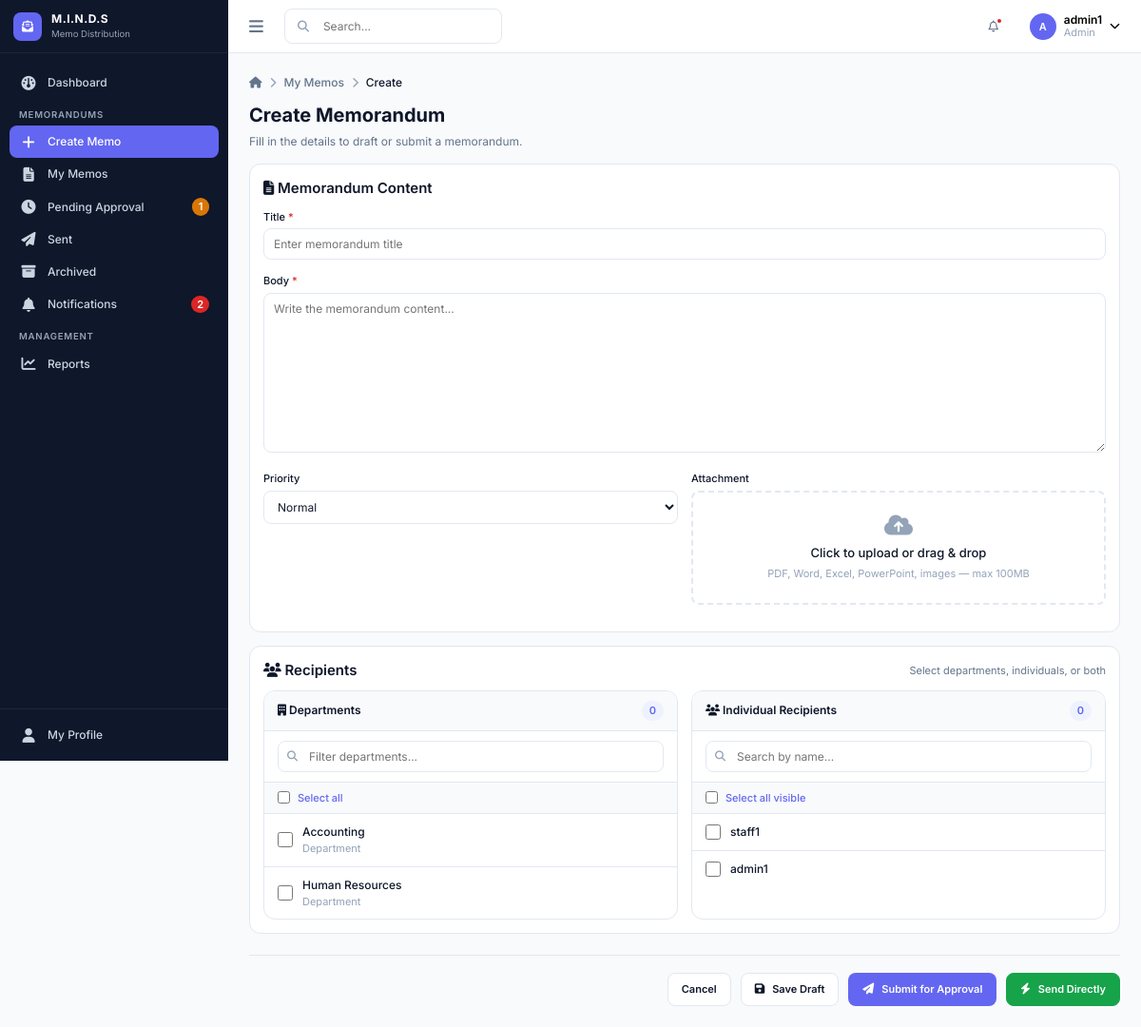
The page /memos/create/ (signed in) on the database its author committed.
### accounts/models.py (models this page shows, shortened)
class User(AbstractUser):
    class Role(models.TextChoices):
        SUPERADMIN = "superadmin", "Superadmin"
        ADMIN      = "admin",      "Admin"
        STAFF      = "staff",      "Staff"
    role = models.CharField(max_length=20, choices=Role.choices, default=Role.STAFF)
    department = models.ForeignKey(
        "departments.Department",
        on_delete=models.SET_NULL,
        null=True, blank=True,
        related_name="members",
    )
    @property
    def is_superadmin(self):
        return self.role == self.Role.SUPERADMIN
    @property
    def is_admin(self):
        return self.role == self.Role.ADMIN
    def can_send_directly(self):
        return self.role in (self.Role.SUPERADMIN, self.Role.ADMIN)
    def can_manage_departments(self):
        return self.role == self.Role.SUPERADMIN
    def __str__(self):
        return self.get_full_name() or self.username

### departments/models.py (models this page shows, shortened)
class Department(models.Model):
    name = models.CharField(max_length=150, unique=True)
    code = models.CharField(max_length=20, unique=True)
    description = models.TextField(blank=True)
    created_at = models.DateTimeField(auto_now_add=True)
    class Meta:
        ordering = ["name"]
    def __str__(self):
        return self.name

### memos/views.py (the view, shortened to what this page needs)
# urls.py: path("create/",           views.MemoCreateView.as_view(),         name="create"),
class MemoCreateView(LoginRequiredMixin, View):
    template_name = "memos/memo_form.html"
    def get(self, request):
        return render(request, self.template_name, self._ctx(MemoForm(user=request.user)))
    def _ctx(self, form, memo=None):
        return {
            "form": form,
            "memo": memo,
            "title": "Create Memorandum",
            "subtitle": "Fill in the details to draft or submit a memorandum.",
            "breadcrumbs": [
                {"label": "My Memos", "url": reverse("memos:my_memos")},
                {"label": "Create"},
            ],
        }

### core/context_processors.py (called while the page is built, shortened)
def global_counts(request):
    if not request.user.is_authenticated:
        return {}
    user = request.user
    data = {
        "unread_notif_count": Notification.objects.for_user(user).unread().count(),
        "recent_notifications": (
            Notification.objects.for_user(user).select_related("memo")[:6]
        ),
    }
    if user.can_send_directly():
        data["pending_count"] = Memorandum.objects.visible_to(user).pending_approval().count()
        data["draft_count"] = (
            Memorandum.objects.filter(created_by=user, status="draft").count()
        )
    return data

### memos/models.py (called while the page is built)
    def visible_to(self, user):
        from django.db.models import Q
        if user.is_superadmin:
            return self
        if user.is_admin:
                return self.filter(
                    Q(created_by=user) |                        # own memos
                    Q(departments__members=user) |              # memos targeting admin's dept
                    Q(created_by__department=user.department)  # memos made by dept members
                ).distinct()
        return self.filter(
            Q(created_by=user) | Q(recipients__recipient=user)
        ).distinct()

    def pending_approval(self):
        return self.filter(status=Memorandum.Status.PENDING)

### notifications/models.py (called while the page is built)
    def unread(self):
        return self.filter(is_read=False)

    def for_user(self, user):
        from memos.models import Memorandum
        return self.filter(
        user=user,
        memo__in=Memorandum.objects.visible_to(user)
    )

### memos/templates/memos/memo_form.html (shortened to what this page needs)
{% extends "base.html" %}
{% block breadcrumb %}{% include "partials/breadcrumb.html" %}{% endblock %}
{% block content %}
<div class="page-header">
    <div><h1>{{ title }}</h1><p>{{ subtitle }}</p></div>
</div>
<form method="post" enctype="multipart/form-data" id="memoForm">
    <div class="card mb-4">
        <div class="card-header">
            <h3><i class="fa-solid fa-file-lines"></i> Memorandum Content</h3>
        </div>
        <div class="form-group">
            <label class="form-label">Title <span class="required">*</span></label>
            {{ form.title }}
        </div>
        <div class="form-group">
            <label class="form-label">Body <span class="required">*</span></label>
            {{ form.body }}
        </div>
        <div class="form-row">
            <div class="form-group">
                <label class="form-label">Priority</label>
                {{ form.priority }}
            </div>
            <div class="form-group">
                <label class="form-label">Attachment</label>
                <div class="file-upload">
                    <i class="fa-solid fa-cloud-arrow-up"></i>
                    <p class="font-medium">Click to upload or drag &amp; drop</p>
                    <p class="text-light text-xs mt-1">PDF, Word, Excel, PowerPoint, images — max 100MB</p>
                </div>
            </div>
        </div>
    </div>
    {% if user.can_send_directly %}
    <div class="card mb-4">
        <div class="card-header">
            <h3><i class="fa-solid fa-users"></i> Recipients</h3>
            <span class="text-xs text-muted">Select departments, individuals, or both</span>
        </div>
        {% include "partials/recipient_selector.html" with form=form %}
    </div>
    {% endif %}
    <div class="form-actions">
        <a href="{% url 'memos:my_memos' %}" class="btn btn-secondary">Cancel</a>
        <button type="submit" name="action" value="draft" class="btn btn-secondary">
            <i class="fa-solid fa-floppy-disk"></i> Save Draft
        </button>
        <button type="submit" name="action" value="submit" class="btn btn-primary">
            <i class="fa-solid fa-paper-plane"></i>
            {% if memo and memo.status == "rejected" %}Resubmit for Approval{% else %}Submit for Approval{% endif %}
        </button>
        {% if user.can_send_directly %}
        <button type="submit" name="action" value="send" class="btn btn-primary"
                style="background:var(--color-success);border-color:var(--color-success);">
            <i class="fa-solid fa-bolt"></i> Send Directly
        </button>
        {% endif %}
    </div>
</form>
{% endblock %}

### core/templates/partials/topbar.html (shortened to what this page needs)
<header class="topbar">
    <div class="topbar-left">
        <button class="sidebar-toggle" id="sidebarToggle" aria-label="Toggle sidebar">
            <i class="fa-solid fa-bars"></i>
        </button>
        {% include "partials/search_bar.html" %}
    </div>
    <div class="topbar-right">
        <div class="user-menu">
            <button class="topbar-icon-btn" id="notifBellToggle" aria-label="Notifications">
                <i class="fa-regular fa-bell"></i>
                {% if unread_notif_count %}<span class="badge-dot"></span>{% endif %}
            </button>
        </div>
        <div class="user-menu">
            <button class="user-menu-trigger" id="userMenuToggle">
                <div class="user-avatar">{{ user.first_name|first|default:user.username|first|upper }}</div>
                <div class="user-menu-info hide-mobile">
                    <div class="name">{{ user.get_full_name|default:user.username }}</div>
                    <div class="role">{{ user.get_role_display }}</div>
                </div>
                <i class="fa-solid fa-chevron-down text-xs hide-mobile"></i>
            </button>
        </div>
    </div>
</header>

### core/templates/partials/recipient_selector.html (shortened to what this page needs)
<div class="recipient-selector">
    <div class="recipient-panel">
        <div class="recipient-panel-header">
            <h4><i class="fa-solid fa-building"></i> Departments</h4>
            <span class="recipient-count-badge" id="deptCount">0</span>
        </div>
        <div class="recipient-search">
            <input type="text" id="deptSearch" placeholder="Filter departments..." autocomplete="off">
        </div>
        <label class="recipient-select-all">
            <input type="checkbox" id="deptSelectAllChk"> Select all
        </label>
        <div class="recipient-list" id="deptList">
            {% for choice in form.departments %}
            <label class="recipient-item {% if choice.data.selected %}selected{% endif %}" data-name="{{ choice.data.label|lower }}">
                <input type="checkbox" name="{{ form.departments.html_name }}" value="{{ choice.data.value }}" {% if choice.data.selected %}checked{% endif %}>
                <div class="recipient-item-info">
                    <div class="recipient-item-name">{{ choice.data.label }}</div>
                    <div class="recipient-item-sub">Department</div>
                </div>
            </label>
            {% empty %}
            <div class="empty-state" style="padding:var(--space-6);"><i class="fa-solid fa-building"></i><p>No departments found.</p></div>
            {% endfor %}
        </div>
    </div>
    <div class="recipient-panel">
        <div class="recipient-panel-header">
            <h4><i class="fa-solid fa-users"></i> Individual Recipients</h4>
            <span class="recipient-count-badge" id="userCount">0</span>
        </div>
        <div class="recipient-search">
            <input type="text" id="userSearch" placeholder="Search by name..." autocomplete="off">
        </div>
        <label class="recipient-select-all">
            <input type="checkbox" id="userSelectAllChk"> Select all visible
        </label>
        <div class="recipient-list" id="userList">
            {% for choice in form.individual_recipients %}
            <label class="recipient-item {% if choice.data.selected %}selected{% endif %}" data-name="{{ choice.data.label|lower }}">
                <input type="checkbox" name="{{ form.individual_recipients.html_name }}" value="{{ choice.data.value }}" {% if choice.data.selected %}checked{% endif %}>
                <div class="recipient-item-info">
                    <div class="recipient-item-name">{{ choice.data.label }}</div>
                </div>
            </label>
            {% empty %}
            <div class="empty-state" style="padding:var(--space-6);"><i class="fa-solid fa-users"></i><p>No users available.</p></div>
            {% endfor %}
        </div>
    </div>
</div>

### core/static/css/base.css (style rules this page uses)
:root { --color-primary: #6366f1; --color-primary-hover: #4f46e5; --color-primary-light: #eef2ff; --color-sidebar-bg: #0f172a; --color-sidebar-text: #cbd5e1; --color-sidebar-text-active: #ffffff; --color-sidebar-hover: #1e293b; --color-sidebar-active-bg: #6366f1; --color-bg: #f8fafc; --color-card: #ffffff; --color-border: #e2e8f0; --color-text-primary: #0f172a; --color-text-secondary: #64748b; --color-text-muted: #94a3b8; --color-success: #16a34a; --color-success-bg: #f0fdf4; --color-warning: #d97706; --color-warning-bg: #fffbeb; --color-danger: #dc2626; --color-danger-bg: #fef2f2; --color-info: #0284c7; --color-info-bg: #f0f9ff; --color-priority-normal: #64748b; --color-priority-important: #d97706; --color-priority-urgent: #dc2626; --color-unread-bg: #eef2ff; --color-unread-dot: #6366f1; --font-family: 'Inter', -apple-system, BlinkMacSystemFont, sans-serif; --font-size-xs: 0.75rem; --font-size-sm: 0.8125rem; --font-size-base: 0.875rem; --font-size-md: 1rem; --font-size-lg: 1.125rem; --font-size-xl: 1.375rem; --font-size-2xl: 1.75rem; --font-weight-normal: 400; --font-weight-medium: 500; --font-weight-semibold: 600; --font-weight-bold: 700; --space-1: 4px; --space-2: 8px; --space-3: 12px; --space-4: 16px; --space-5: 20px; --space-6: 24px; --space-8: 32px; --space-10: 40px; --space-12: 48px; --radius-sm: 6px; --radius-md: 8px; --radius-lg: 12px; --radius-full: 9999px; --shadow-sm: 0 1px 2px 0 rgba(15,23,42,.05); --shadow-md: 0 4px 6px -1px rgba(15,23,42,.07),0 2px 4px -2px rgba(15,23,42,.05); --shadow-lg: 0 10px 15px -3px rgba(15,23,42,.08),0 4px 6px -4px rgba(15,23,42,.05); --sidebar-width: 260px; --sidebar-width-collapsed: 76px; --topbar-height: 64px; --transition-speed: 0.18s; }
*,*::before,*::after { box-sizing:border-box;margin:0;padding:0 }
html { font-size:16px }
body { font-family:var(--font-family);font-size:var(--font-size-base);color:var(--color-text-primary);background-color:var(--color-bg);line-height:1.5;-webkit-font-smoothing:antialiased }
a { color:inherit;text-decoration:none }
button { font-family:inherit;cursor:pointer }
input,textarea,select { font-family:inherit;font-size:inherit }
.text-xs { font-size:var(--font-size-xs) }
.font-medium { font-weight:var(--font-weight-medium) }
.text-muted { color:var(--color-text-secondary) }
.text-light { color:var(--color-text-muted) }
.mb-4 { margin-bottom:var(--space-4) }
.mt-1 { margin-top:var(--space-1) }

### rows shown on the page
User: first_name|first "A", get_full_name "admin1", role "Admin", data.label "admin1"
Department: data.label "Accounting"
Department: data.label "Human Resources"
User: data.label "staff1"

### other values the page prints
{{ pending_count }} "1"
{{ unread_notif_count }} "2"
{{ item.label }} "My Memos"
{{ item.label }} "Create"
{{ title }} "Create Memorandum"
{{ subtitle }} "Fill in the details to draft or submit a memorandum."
